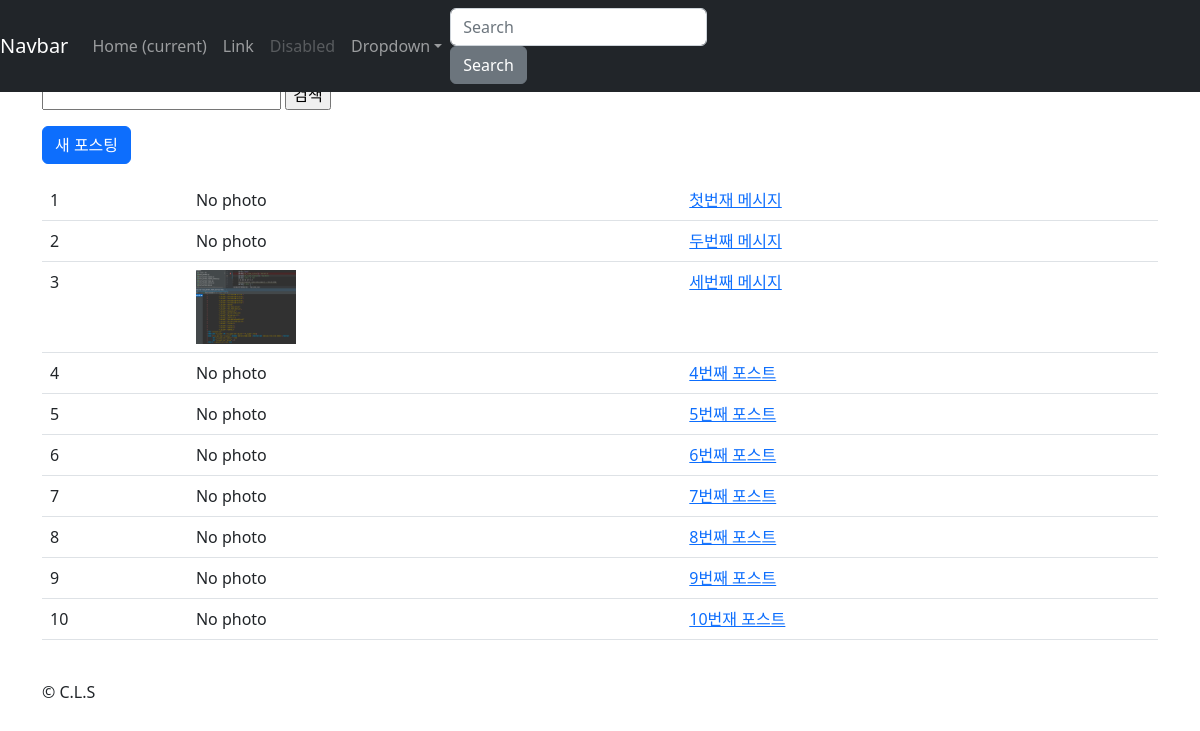
Before: /instagram1/ (signed in) with the older database file.
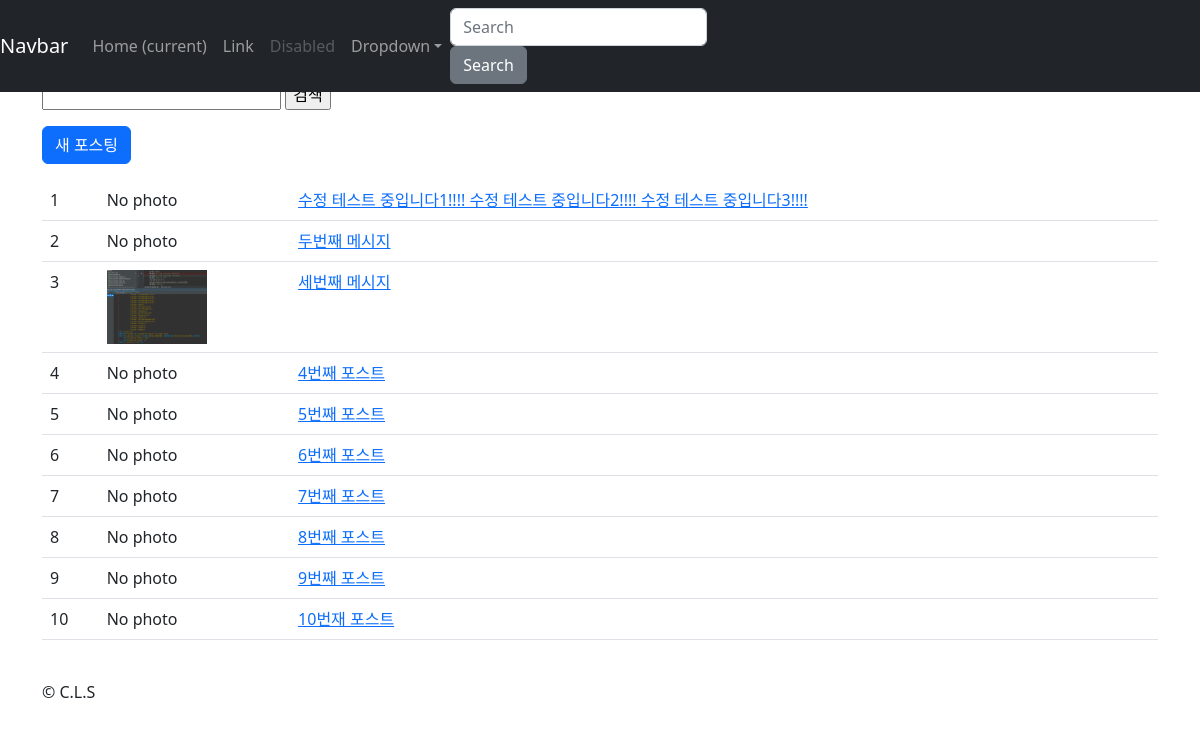
After: the same page with the newer database file.
### instagram1/models.py (models this page shows, shortened)
class Post(models.Model):
    author = models.ForeignKey(to=settings.AUTH_USER_MODEL, on_delete=models.CASCADE)
    massage = models.TextField(
        validators=[MinLengthValidator(10)]
    )
    photo = models.ImageField(blank=True, upload_to='instagram1S/post/%Y/%m/%d')
    tag_set = models.ManyToManyField('Tag', blank=True)
    is_public = models.BooleanField(default=False, verbose_name="공개여부")
    created_at = models.DateTimeField(auto_now_add=True)
    updated_at = models.DateTimeField(auto_now=True)
    def get_absolute_url(self):
        return reverse('instagram1:post_detail', args=[self.pk])
    class Mata:
        ordering = ['-id']

### instagram1/views.py (the view)
@method_decorator(login_required, name='dispatch')
class PostListView(ListView):
    model = Post
    paginate_by = 10

### instagram1/templates/instagram1/post_list.html (shortened to what this page needs)
{% extends "instagram1/layout.html" %}
{% load bootstrap4 %}
{% block content %}
    <form action="" method="get">
        <input type="text" name="q" value="{{ q }}"/>
        <input type="submit" value="검색" />
    </form>
    <a href="{% url 'instagram1:post_new' %}" class="btn btn-primary btn-block mt-3 mb-3">
        새 포스팅
    </a>
    <table class="table table-bordeard table-hover">
        <tbody>
             {% for post in post_list %}
             <tr>
                <td>
                 {{ post.pk }}
                </td>
                 <td>
                     {% if post.photo %}
                        <img src="{{ post.photo.url }}" style="width: 100px" />
                     {% else %}
                        No photo
                     {% endif %}
                 </td>
                 <td>
                     <a href="{{ post.get_absolute_url }}">
                         {{ post.massage }}
                     </a>
                 </td>
             </tr>
             {% endfor %}
        </tbody>
    </table>
{% endblock content %}

### instagram1/templates/instagram1/layout.html (shortened to what this page needs)
{% load static %}
<!doctype html>
<html lang="ko">
<head>
    <link rel="stylesheet" href="{% static 'bootstrap-5.2.3-dist/css/bootstrap.css' %}">
</head>
<body>
<nav class="navbar navbar-expand-md navbar-dark bg-dark fixed-top">
  <a class="navbar-brand" href="#">Navbar</a>
  <div class="collapse navbar-collapse" id="navbarsExampleDefault">
    <ul class="navbar-nav mr-auto">
      <li class="nav-item active">
        <a class="nav-link" href="#">Home <span class="sr-only">(current)</span></a>
      </li>
      <li class="nav-item">
        <a class="nav-link" href="#">Link</a>
      </li>
      <li class="nav-item">
        <a class="nav-link disabled">Disabled</a>
      </li>
      <li class="nav-item dropdown">
        <a class="nav-link dropdown-toggle" href="#" data-toggle="dropdown" aria-expanded="false">Dropdown</a>
      </li>
    </ul>
    <form class="form-inline my-2 my-lg-0">
      <input class="form-control mr-sm-2" type="text" placeholder="Search" aria-label="Search">
      <button class="btn btn-secondary my-2 my-sm-0" type="submit">Search</button>
    </form>
  </div>
</nav>
<div class="container">
    <div class="row">
        <div class="col-sm-12">
            {% block content %}
            {% endblock content %}
            <br/>
            &copy; C.L.S
        </div>
    </div>
</div>
</body>
</html>

### instagram1/templates/instagram1/layout.html (style rules this page uses)
body { padding-top: 5rem; padding-bottom: 2rem; }

Changed rows visible on the page:
changed Post id 1: massage "첫번재 메시지" → "수정 테스트 중입니다1!!!! 수정 테스트 중입니다2!!!! 수정 테스트 중입니다3!!!!"
